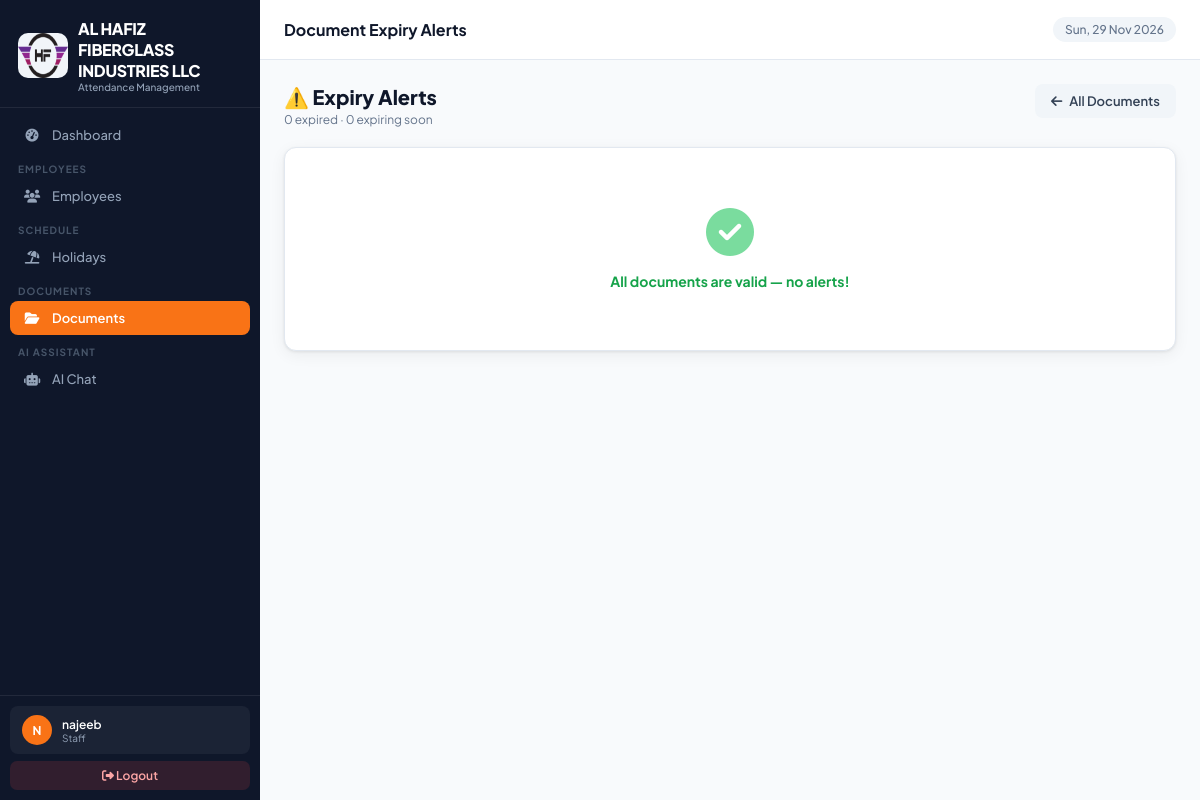
Screenshot of /documents/expiring/ (signed in) with the database file from the repository.
### attendance_app/models.py (models this page shows, shortened)
class CompanySettings(models.Model):
    company_name    = models.CharField(max_length=200, default='Your Company Name')
    company_address = models.TextField(default='Your Address, Dubai, UAE')
    company_phone   = models.CharField(max_length=50, blank=True, default='')
    company_email   = models.EmailField(blank=True, default='')
    company_website = models.URLField(blank=True, default='')
    company_trn     = models.CharField(max_length=50, blank=True, default='', verbose_name='TRN / Tax No.')
    logo            = models.ImageField(upload_to='company/', blank=True, null=True)
    default_in_time  = models.TimeField(default=datetime.time(7, 0))
    default_out_time = models.TimeField(default=datetime.time(17, 0))
    work_days        = models.CharField(
        max_length=20, default='Mon-Sat',
        help_text='e.g. Mon-Sat, Mon-Fri'
    )
    weekend_day      = models.CharField(
        max_length=20, default='Sunday',
        choices=[('Sunday','Sunday'),('Friday','Friday'),('Saturday','Saturday'),('Friday-Saturday','Fri & Sat')],
    )
    timezone_name    = models.CharField(max_length=60, default='Asia/Dubai')
    date_format      = models.CharField(
        max_length=20, default='d-m-Y',
        choices=[('d-m-Y','DD-MM-YYYY'),('m/d/Y','MM/DD/YYYY'),('Y-m-d','YYYY-MM-DD')],
    )
    updated_at       = models.DateTimeField(auto_now=True)
    class Meta:
        verbose_name = 'Company Settings'
    @classmethod
    def get_settings(cls):
        obj, _ = cls.objects.get_or_create(pk=1)
        return obj

### attendance_app/views.py (the view)
# urls.py: path('documents/expiring/', views.document_expiring, name='document_expiring'),
@login_required
def document_expiring(request):
    if not has_perm(request.user, 'employee_view'):
        messages.error(request, 'Access denied.')
        return redirect('dashboard')
    today = timezone.localdate()
    all_docs = list(EmployeeDocument.objects.select_related('employee', 'doc_type')
                    .filter(employee__status='active', expiry_date__isnull=False)
                    .order_by('expiry_date'))
    expired  = [d for d in all_docs if d.status == 'expired']
    expiring = [d for d in all_docs if d.status == 'expiring']
    return render(request, 'attendance_app/document_expiring.html', {
        'expired': expired,
        'expiring': expiring,
        'today': today,
    })

### attendance_app/context_processors.py (called while the page is built)
def company_settings(request):
    return {
        'company': CompanySettings.get_settings()
    }

def user_permissions(request):
    if request.user.is_authenticated:
        if request.user.is_superuser:
            perms = [p[0] for p in UserPermission.PERMISSION_CHOICES]
        else:
            try:
                up = UserPermission.objects.get(user=request.user)
                perms = up.permissions
            except UserPermission.DoesNotExist:
                perms = []
        is_portal_user = False
        try:
            if request.user.employee_profile:
                is_portal_user = True
        except Exception:
            pass
        return {
            'user_perms': perms,
            'is_admin': request.user.is_superuser,
            'is_portal_user': is_portal_user,
        }
    return {'user_perms': [], 'is_admin': False, 'is_portal_user': False}

### attendance_app/views.py (called while the page is built)
def has_perm(user, perm):
    if user.is_superuser:
        return True
    try:
        up = UserPermission.objects.get(user=user)
        return perm in up.permissions
    except UserPermission.DoesNotExist:
        return False

### attendance_app/templates/attendance_app/document_expiring.html (shortened to what this page needs)
{% extends 'attendance_app/base.html' %}
{% block page_title %}Document Expiry Alerts{% endblock %}
{% block content %}
<div class="page-header">
  <div>
    <div class="page-header-title">⚠️ Expiry Alerts</div>
    <div class="page-header-sub">{{ expired|length }} expired · {{ expiring|length }} expiring soon</div>
  </div>
  <a href="{% url 'document_list' %}" class="btn btn-secondary"><i class="fas fa-arrow-left"></i> All Documents</a>
</div>
{% if not expired and not expiring %}
<div class="card"><div class="empty-state" style="padding:60px 20px">
  <i class="fas fa-circle-check" style="font-size:48px;color:#22c55e;opacity:.6;margin-bottom:16px;display:block"></i>
  <p style="color:#16a34a;font-weight:700">All documents are valid — no alerts!</p>
</div></div>
{% endif %}
{% endblock %}

### attendance_app/templates/attendance_app/base.html (shortened to what this page needs)
{% load static %}
{% load attendance_tags %}
<!DOCTYPE html>
<html lang="en">
<head>
<link rel="stylesheet" href="https://cdnjs.cloudflare.com/ajax/libs/font-awesome/6.5.0/css/all.min.css">
</head>
<body>
<nav class="sidebar" id="sidebar">
  <div class="sidebar-logo">
    <div class="brand">
      <div class="logo-icon"> {% if company.logo %}
<img src="{{ company.logo.url }}" class="logoimg">
{% endif %} </div>
      <div><div class="brand-name">{{ company.company_name }}</div><div class="brand-sub">Attendance Management</div></div>
    </div>
  </div>
  <div class="sidebar-nav">
    {% if 'dashboard_view' in user_perms or is_admin %}
    <a href="{% url 'dashboard' %}" class="nav-item {% if request.resolver_match.url_name == 'dashboard' %}active{% endif %}" onclick="closeSidebar()">
      <span class="nav-icon"><i class="fas fa-gauge-high"></i></span> Dashboard
    </a>
    {% endif %}
    {% if 'employee_view' in user_perms or is_admin %}
    <div class="nav-label">Employees</div>
    <a href="{% url 'employee_list' %}" class="nav-item {% if 'employee' in request.resolver_match.url_name %}active{% endif %}" onclick="closeSidebar()">
      <span class="nav-icon"><i class="fas fa-users"></i></span> Employees
    </a>
    {% endif %}
    {% if 'holiday_view' in user_perms or is_admin %}
    <div class="nav-label">Schedule</div>
    <a href="{% url 'holiday_list' %}" class="nav-item {% if 'holiday' in request.resolver_match.url_name %}active{% endif %}" onclick="closeSidebar()">
      <span class="nav-icon"><i class="fas fa-umbrella-beach"></i></span> Holidays
    </a>
    {% endif %}
    {% if 'employee_view' in user_perms or is_admin %}
    <div class="nav-label">Documents</div>
    <a href="{% url 'document_list' %}" class="nav-item {% if 'document' in request.resolver_match.url_name or 'doctype' in request.resolver_match.url_name %}active{% endif %}" onclick="closeSidebar()">
      <span class="nav-icon"><i class="fas fa-folder-open"></i></span> Documents
    </a>
    {% endif %}
    <div class="nav-label">AI Assistant</div>
    <a href="{% url 'ai_chat' %}" class="nav-item {% if request.resolver_match.url_name == 'ai_chat' %}active{% endif %}" onclick="closeSidebar()">
      <span class="nav-icon"><i class="fas fa-robot"></i></span> AI Chat
    </a>
  </div>
  <div class="sidebar-bottom">
    <div class="user-card">
      <div class="user-avatar">{{ request.user.username|first|upper }}</div>
      <div class="user-info">
        <div class="user-name">{{ request.user.get_full_name|default:request.user.username }}</div>
        <div class="user-role">{% if request.user.is_superuser %}Administrator{% else %}Staff{% endif %}</div>
      </div>
    </div>
    <a href="{% url 'logout' %}" class="logout-btn"><i class="fas fa-sign-out-alt"></i> Logout</a>
  </div>
</nav>
<div class="main">
  <div class="topbar">
    <div class="topbar-left">
      <div class="topbar-title">{% block page_title %}Dashboard{% endblock %}</div>
    </div>
    <div class="topbar-right">
      <span class="topbar-date" id="topbar-date"></span>
    </div>
  </div>
  <div class="page-content">
    {% block content %}{% endblock %}
  </div>
</div>
</body>
</html>

### rows the page displays
CompanySettings: logo (picture), company_name "AL HAFIZ FIBERGLASS INDUSTRIES LLC"

### other values shown
{{ request.user.username|first|upper }} "N"
{{ request.user.get_full_name|default:request.user.username }} "najeeb"
{{ expired|length }} "0"
{{ expiring|length }} "0"
